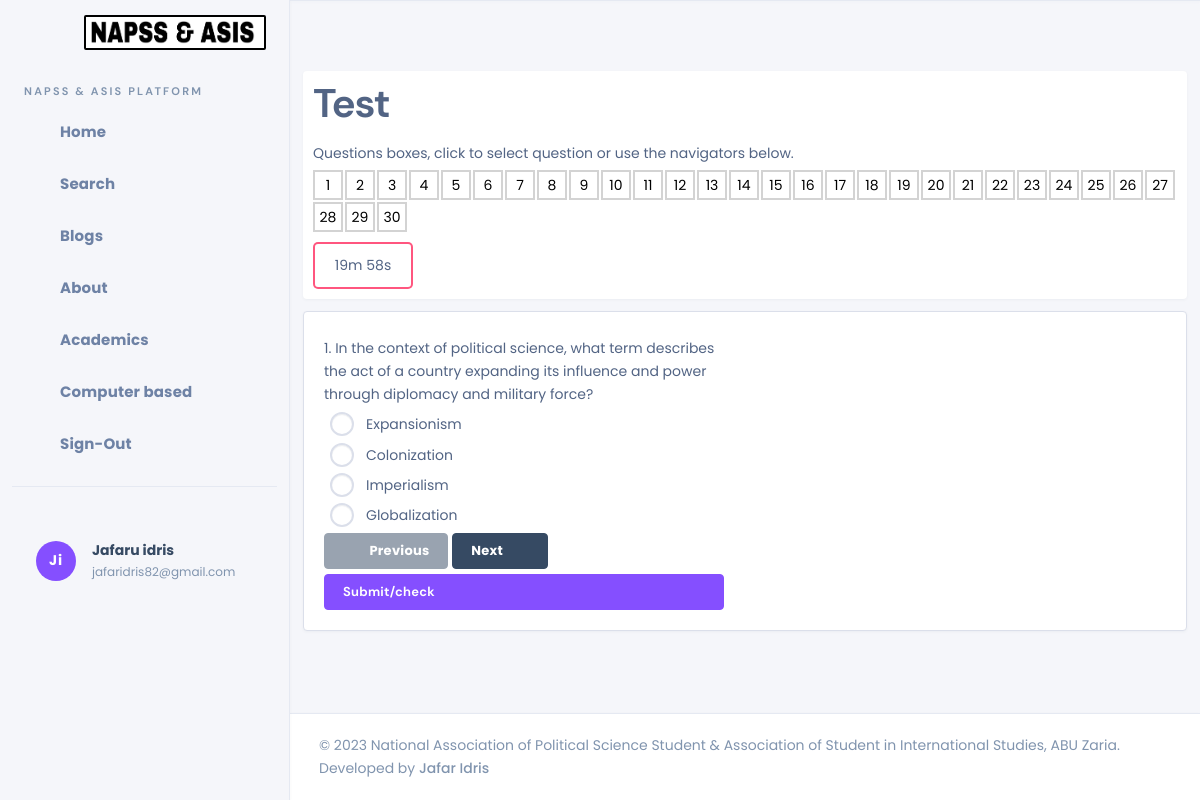
The page /computer-based-test/time-base/1 (signed in) on the database its author committed.
### cbt/models.py (models this page shows, shortened)
class Question(models.Model):
    question = models.TextField()
    options = models.ManyToManyField("Option", blank=True)

class Option(models.Model):
    value = models.CharField(max_length=500)
    is_correct = models.BooleanField(default=False)

### cbt/views.py (the view)
# urls.py: path("time-base/<int:id>", views.cbt_time_base, name="cbt_time_base"),
def cbt_time_base(request, id=None):
    time = int(request.GET.get("t", 15))
    if time == 15 or time < 20:
        t = 30
    elif time == 20 or time < 35:
        t = 40
    else:
        t = 60
    course = CourseCBT.objects.get(id=id)
    questions= course.objectives.order_by("?").all()
    return render(request, "cbt/cbt_time_base.html", {"course": course, "qs": questions[:t], "time":time})

### core/contexts.py (called while the page is built)
def project_info(request):
  return INFO

### templates/cbt/cbt_time_base.html (shortened to what this page needs)
{% extends "base.html" %}
{% load static %}
{% block content %}
<section class="card">
    <h2 class="card-title">{{course.name}} Test</h2>
    <p>Questions boxes, click to select question or use the navigators below.</p>
    <div questions style="display:flex;gap:2px;flex-wrap:wrap"></div>
    <div timer></div>
</section>
<section class="card border mt-2">
     <div class="form-div">
        <form method="post" action="{% url "cbt:cbt_test_result" course.id %}">
        {% if result %}
        <p>Here's what you score : {{result.score}}/40 | <a href="{% url "cbt_test" course.id %}">Retry</a></p>
        {% for q in qs %}
                <div style="flex-direction:column" >
            <p>{{forloop.counter}}. {{q.q.question}}</p>
            <ol style="padding-left: 20px" type="A">
            {% for o in q.q.options.all %}
            <label>
            <li style="{% if o.id == q.select and o.is_correct %} background: lightgreen;{% elif o.is_correct %} background: orange;{% elif q.select == o.id %} background:red;{% endif %}padding:5px;margin-bottom:4px">
            {{o.value}}
            </li>
            </label>
            {% endfor %}
            </ol>
        </div>
        {% endfor %}
        {% else %}
        {% for q in qs %}
        <div style="flex-direction:column;display:none" question id="{{forloop.counter}}">
            <p>{{forloop.counter}}. {{q.question}}</p>
            <ol type="A">
            {% for o in q.options.all %}
            <li class="m-1">
            <div class="custom-control custom-radio">
              <label class="custom-control-label" for="customRadio{{o.id}}">{{o.value}}</label>
            </div>
            </li>
            {% endfor %}
            </ol>
            <div>
               <button type="button" class="btn btn-secondary" prev {% if forloop.counter == 1 %}disabled{% endif %}><em class="icon ni ni-chevron-left"></em><span>Previous</span></button>
               <button type="button" class="btn btn-secondary" next  {% if qs.last == q %} disabled{% endif %}><span>Next</span><em class="icon ni ni-chevron-right"></em></button>
            </div>
        </div>
        {% endfor %}
        {% endif %}
        {% if result is None %}
        <button class="btn btn-primary">Submit/check</button>
        {% endif %}
    </form>
    </div>
</section>
{% endblock content %}

### templates/sidebar.html (shortened to what this page needs)
 {% load static %}
            <div class="nk-sidebar nk-sidebar-fixed" data-content="sidebarMenu">
                <div class="nk-sidebar-element nk-sidebar-head">
                    <div class="nk-menu-trigger">
                        <a href="#" class="nk-nav-compact nk-quick-nav-icon d-none d-xl-inline-flex" data-target="sidebarMenu"><em class="icon ni ni-menu"></em></a>
                    </div>
                    <div class="nk-sidebar-brand">
                        <a href="/" class="logo-link nk-sidebar-logo">
                            <img class="logo logo-img" src="{% static pr_small_logo %}" alt="logo">
                        </a>
                    </div>
                </div>
                <div class="nk-sidebar-element nk-sidebar-body">
                    <div class="nk-sidebar-content">
                        <div class="nk-sidebar-menu" data-simplebar>
                            <ul class="nk-menu">
                                <li class="nk-menu-heading">
                                    <h6 class="overline-title text-primary-alt">{{pr_short_name}} Platform</h6>
                                </li>
                                <li class="nk-menu-item">
                                    <a href="{% url 'app:index' %}" class="nk-menu-link">
                                        <span class="nk-menu-icon"><em class="icon ni ni-home"></em></span>
                                        <span class="nk-menu-text">Home</span>
                                    </a>
                                </li>
                                <li class="nk-menu-item">
                                    <a href="{% url 'app:search' %}" class="nk-menu-link">
                                        <span class="nk-menu-icon"><em class="icon ni ni-search"></em></span>
                                        <span class="nk-menu-text">Search</span>
                                    </a>
                                </li>
                                <li class="nk-menu-item">
                                    <a href="{% url 'blog:blogs' %}" class="nk-menu-link">
                                        <span class="nk-menu-icon"><em class="icon ni ni-property-alt"></em></span>
                                        <span class="nk-menu-text">Blogs</span>
                                    </a>
                                </li>
                                <li class="nk-menu-item">
                                    <a href="{% url 'app:about' %}" class="nk-menu-link">
                                        <span class="nk-menu-icon"><em class="icon ni ni-info-i"></em></span>
                                        <span class="nk-menu-text">About</span>
                                    </a>
                                </li>
                                <li class="nk-menu-item has-sub">
                                    <a href="#" class="nk-menu-link nk-menu-toggle">
                                        <span class="nk-menu-icon"><em class="icon ni ni-book"></em></span>
                                        <span class="nk-menu-text">Academics</span>
                                    </a>
                                </li>
                                <li class="nk-menu-item">
                                    <a href="{% url 'cbt:cbt' %}" class="nk-menu-link">
                                        <span class="nk-menu-icon"><em class="icon ni ni-monitor"></em></span>
                                        <span class="nk-menu-text">Computer based</span>
                                    </a>
                                </li>
                                <li class="nk-menu-item">
                                  {% if user.is_authenticated %}
                                    <a href="{% url 'auth:user_logout' %}" class="nk-menu-link">
                                        <span class="nk-menu-icon"><em class="icon ni ni-signout"></em></span>
                                        <span class="nk-menu-text">Sign-Out</span>
                                    </a>
                                  {% else %}
                                    <a href="{% url 'auth:user_login' %}" class="nk-menu-link">
                                        <span class="nk-menu-icon"><em class="icon ni ni-signin"></em></span>
                                        <span class="nk-menu-text">Sign-In</span>
                                    </a>
                                  {% endif %}
                                </li>
                                {% if user.is_authenticated %}
                                <li class="nk-menu-item">
                                <div class="divider mt-2"></div>
                                  <div class="card-inner">
                                    <div class="user-card">
                                <div class="user-avatar bg-primary">
                                  <span>{{user.first_name.0}}{{user.last_name.0}}</span>
                                </div>
                                <div class="user-info">
                                  <span class="lead-text">{{user.get_full_name}}</span>
                                  <span class="sub-text">{{user.email}}</span>
                                </div>
                                <div class="user-action">
                                  <div class="dropdown">
                                    <a class="btn btn-icon btn-trigger me-n2" data-bs-toggle="dropdown" href="#"><em class="icon ni ni-more-v"></em></a>
                                  </div>
                                </div>
                              </div>
                                  </div>
                                </li>
                                  {% endif %}
                            </ul>
                        </div>
                    </div>
                </div>
            </div>

### static/css/style.css (style rules this page uses)
* { margin: 0; padding: 0; box-sizing: border-box; font-family: 'Poppins', sans-serif; }
:root { --primary-color: #55acff; }
img.logo { border: 2px solid black; border-radius: 2px; background-color: white; }
a { text-decoration: none; color: var(--primary-color); font-weight: 500; }
p { margin: 5px 0; }
ul, ol { padding-left: 20px; }
.form-div { padding: 10px; }
.form-div form { display: flex; flex-direction: column; gap:5px; max-width: 400px; gap: 5px; }
.form-div form > div { display: flex; gap: 5px; }
.form-div label { flex: 1; display: flex; flex-direction: column; gap: 5px; }
section { padding: 10px; }
section p { margin: 5px 0; }
[timer] { position: relative; margin-top: 10px; background: white; border: 2px solid #ff2b5fcb; border-radius: 5px; padding: 10px; width: 100px; text-align: center; }

### rows shown on the page
Question: question "In the context of political science, what term describes the act of a country expanding its influence and power through diplomacy and military force?"
Option: value "Expansionism"
Option: value "Colonization"
Option: value "Imperialism"
Option: value "Globalization"

### other values the page prints
{{ pr_short_name }} "NAPSS & ASIS"
{{ user.first_name.0 }} "J"
{{ user.last_name.0 }} "i"
{{ user.get_full_name }} "Jafaru idris"
{{ user.email }} "jafaridris82@gmail.com"
{{ pr_long_name }} "National Association of Political Science Student & Association of Student in International Studies"
